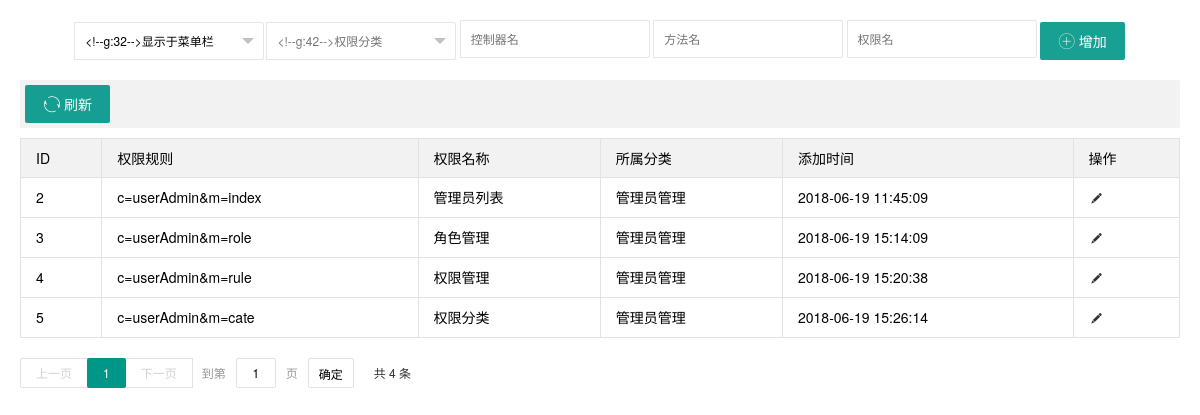
/admin.php?c=userAdmin&m=rule (signed in), run on the app's committed database.
### tables this page shows
CREATE TABLE `admin_rule` (
  `id` int(11) NOT NULL AUTO_INCREMENT,
  `name` varchar(10) NOT NULL DEFAULT '' COMMENT '权限名称 不超过10个字符',
  `icon` varchar(32) DEFAULT NULL COMMENT '图标',
  `c` varchar(32) DEFAULT NULL COMMENT '控制器名',
  `m` varchar(32) DEFAULT NULL COMMENT '方法名',
  `pid` int(1) NOT NULL DEFAULT '0' COMMENT '父级ID',
  `status` tinyint(1) NOT NULL DEFAULT '1' COMMENT '1正常',
  `addtime` timestamp NULL DEFAULT NULL COMMENT '添加时间',
  `uptime` timestamp NOT NULL DEFAULT CURRENT_TIMESTAMP COMMENT '更新时间',
  `type` tinyint(4) NOT NULL DEFAULT '0' COMMENT '权限类型 1表示隐藏菜单栏',
  PRIMARY KEY (`id`),
  KEY `cm` (`c`,`m`) USING BTREE
);

### admin/controllers/UserAdmin.php (called while the page is built, shortened)
<?php
class UserAdmin extends MY_Controller
{
	private $curr_page;
	public function __construct()
	{
		$this->curr_page = $this->input->get('curr_page');
		$this->curr_page = intval($this->curr_page);
	}
	public function rule()
	{
		$data = array();
		$data['curr_page'] = $this->curr_page;
		$data['total_num'] = $this->rule->getRules($data,'total');
		$data['list'] = $this->rule->getRules($data);
		$data['groups'] = $this->rule->getNormalCates();
		$this->load->view('useradmin/rule',$data);
	}
}

### admin.php (called while the page is built, shortened)
<?php
require_once BASEPATH.'core/CodeIgniter.php';

### admin/models/Rule.php (called while the page is built, shortened)
<?php
class Rule extends CI_Model {
	public function getNormalCates()
	{
		$this->db->select('id,name');
		$this->db->where('status',1);
		$this->db->where('pid',0);
		$this->db->from(self::TABLE);
		$list = $this->db->get()->result_array();
		$data = array();
		foreach ($list as $key=>$val) {
			$data[$val['id']] = $list[$key];
		}
		return $data;
	}
	public function getRules($where,$type='list',$offset=10)
	{
		$this->db->order_by('uptime','desc');
		$this->db->where('status',1);
		$this->db->where('pid !=',0);
		$this->db->from(self::TABLE);
		if ('list' == $type)
		{
			if (isset($where['curr_page'])) {
				$curr_page = $where['curr_page'];
				$start = 0 < $curr_page ? ($curr_page-1)*$offset : 0;
				$this->db->limit($offset,$start);
			}
			return $this->db->get()->result_array();
		}
		else
		{
			return $this->db->count_all_results();
		}
	}
}

### admin/views/useradmin/rule.php (the view, shortened to what this page needs)
<?php $this->load->view('header');?>
<body>
    <div class="x-body">
        <div class="layui-row">
            <form class="layui-form layui-col-md12 x-so layui-form-pane">
                <div class="layui-input-inline">
                </div>
                <div class="layui-input-inline">
                </div>
                <input lay-verify="required" class="layui-input" placeholder="控制器名" name="controller" >
                <input lay-verify="required" class="layui-input" placeholder="方法名" name="function" >
                <input lay-verify="required" class="layui-input" placeholder="权限名" name="cate_name" >
                <button class="layui-btn"  lay-submit="" lay-filter="sreach"><i class="layui-icon"></i>增加</button>
            </form>
        </div>
        <xblock>
            <button class="layui-btn" onclick="window.location.href=''"><i class="layui-icon layui-icon-refresh-2"></i>刷新</button>
        </xblock>
        <table class="layui-table">
            <thead>
                <tr>
                    <th>ID</th>
                    <th>权限规则</th>
                    <th>权限名称</th>
                    <th>所属分类</th>
                    <th>添加时间</th>
                    <th>操作</th>
                </tr>
            </thead>
            <tbody>
            <?php foreach ($list as $val) { ?>
                <tr>
                    <td><?=$val['id']?></td>
                    <td><?='c='.$val['c'].'&m='.$val['m']?></td>
                    <td><?=$val['name']?></td>
                    <td><?=isset($groups[$val['pid']])? $groups[$val['pid']]['name']: ''?></td>
                    <td><?=$val['addtime']?></td>
                    <td class="td-manage">
                        <a title="编辑"  onclick='x_admin_show("编辑","<?=$this->config->item('index_page').'?c=userAdmin&m=upRule&ruleid='.$val['id']?>",500)' href="javascript:;">
                            <i class="layui-icon">&#xe642;</i>
                        </a>
                    </td>
                </tr>
            <?php } ?>
            </tbody>
        </table>
        <div id="page"></div>
    </div>
</body>
</html>

### admin/views/header.php (shortened to what this page needs)
<!doctype html>
<html lang="en">
<head>
    <link rel="stylesheet" href="/public/admin/css/font.css">
	<link rel="stylesheet" href="/public/admin/css/xadmin.css">
    <link rel="stylesheet" href="/public/admin/lib/layui/css/icon.css">
</head>

### public/admin/css/xadmin.css (style rules this page uses)
* { margin: 0px; padding: 0px; font-family: "Helvetica Neue", Helvetica, Arial, sans-serif; font-size: 12px; }
a { text-decoration: none; }
html { width: 100%; height: 100%; overflow-x:hidden; overflow-y:auto; }
body { width: 100%; min-height: 100%; }
.x-body { padding: 20px; }
xblock { display: block; margin-bottom: 10px; padding: 5px; line-height: 22px; border-radius: 0 2px 2px 0; background-color: #f2f2f2; }
.x-so { text-align: center; margin-bottom: 20px; }
.x-so input.layui-input { width: 190px; }
.x-so input.layui-input,.x-so input.layui-btn { display: inline-block; }
table th, table td { word-break: break-all; }

### data on the page
admin_rule: id "2", c "userAdmin", m "index", name "管理员列表", name "管理员管理", addtime "2018-06-19 11:45:09"
admin_rule: id "3", c "userAdmin", m "role", name "角色管理", name "管理员管理", addtime "2018-06-19 15:14:09"
admin_rule: id "4", c "userAdmin", m "rule", name "权限管理", name "管理员管理", addtime "2018-06-19 15:20:38"
admin_rule: id "5", c "userAdmin", m "cate", name "权限分类", name "管理员管理", addtime "2018-06-19 15:26:14"
